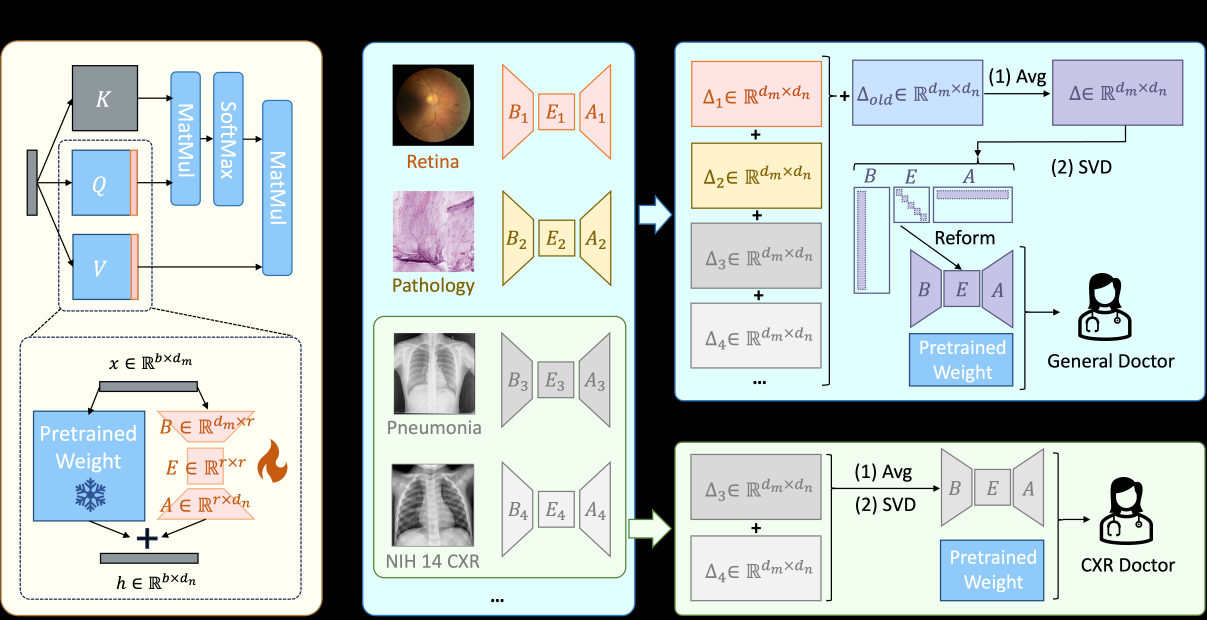
#> input picture images/medlego.png, 4826 x 2479 px, found by its file name (shown at 1/4 size)
$ python image_resize.py
#> lines starting #> are read from the running program, lines starting #| are printed output that depends on the picture
import cv2
import numpy as np

image_path = '/Users/abster/workspace/AbsterZhu.github.io/images/medlego.png'
# load alpha channel
img = cv2.imread(image_path)
#> img is the input picture: shape (2479, 4826, 3); mean B, G, R 190.8, 192.4, 181.5


h,w = img.shape[:2]
#> h = 2479; w = 4826

ration = 1000 / 600
if w/h > ration:
    new_w = w
#> new_w = 4826
    new_h = int(w/ration)
#> new_h = 2895

    new_img = np.ones((new_h, new_w, 3), np.uint8) * 255
    # center fill
    start = (new_h - h) // 2
#> start = 208
    new_img[start:start+h, :] = img
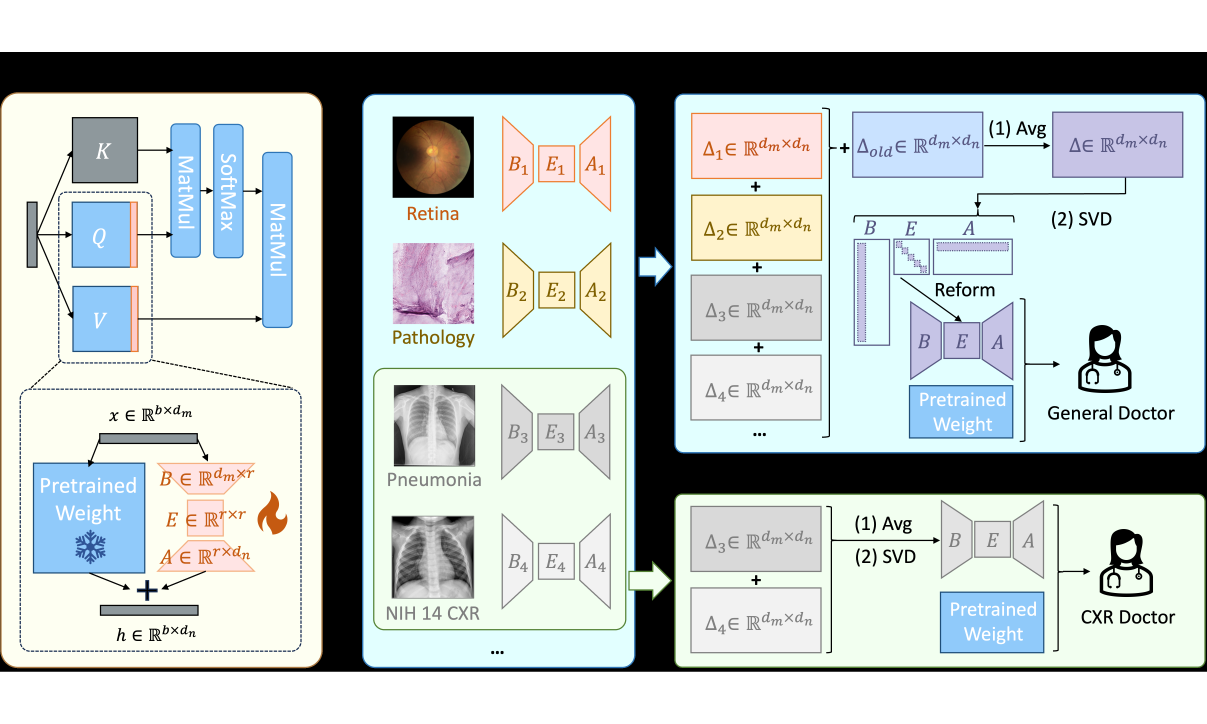
#> new_img: shape (2895, 4826, 3) (shown at 1/4 size); mean B, G, R 200, 201.4, 192
else:
    new_h = h
    new_w = int(h * ration)

    new_img = np.ones((new_h, new_w, 3), np.uint8) * 255
    # center fill
    start = (new_w - w) // 2
    new_img[:, start:start+w] = img


new_img = cv2.resize(new_img, (1000, 600), interpolation=cv2.INTER_CUBIC)
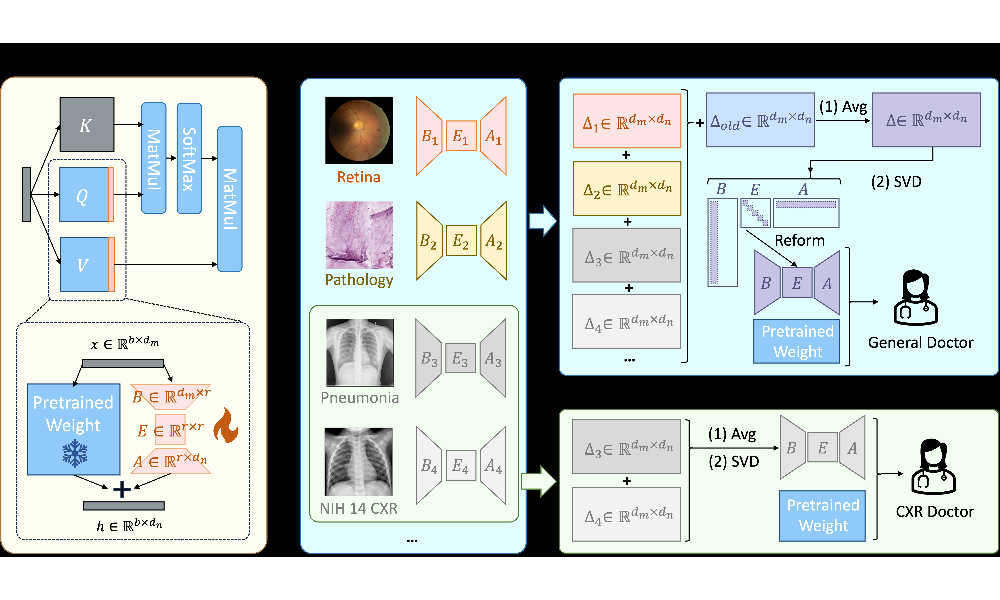
#> new_img: shape (600, 1000, 3); mean B, G, R 199.9, 201.3, 192
cv2.imwrite(image_path.replace(".png", "_new.png"), new_img)
